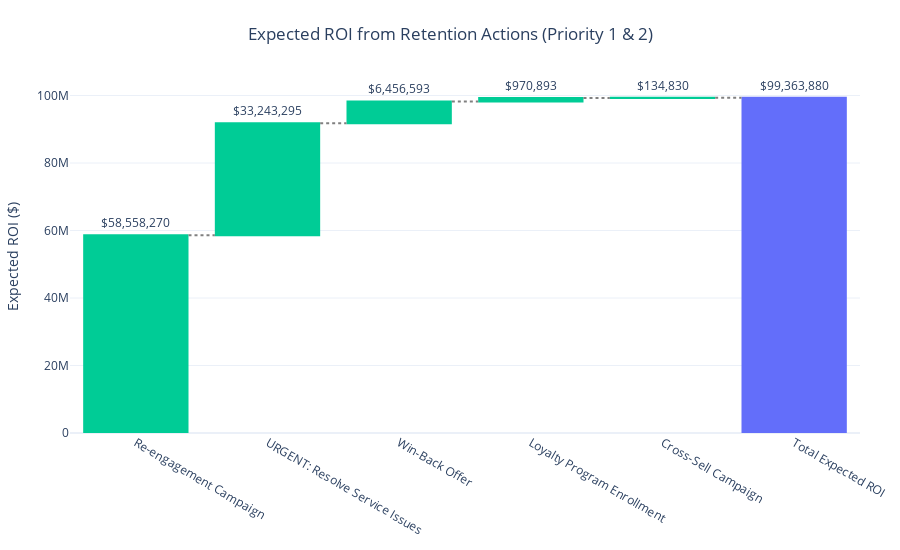

Here is the notebook cell this chart was saved with:
### Markdown cell above
### Retention ROI Waterfall

### Code cell
retention_roi_waterfall_query = """
    SELECT recommended_action, 
        SUM(expected_roi) as total_expected_roi,
        COUNT(*) as customer_count
    FROM gold.analytics_customer_retention_actions
    WHERE action_priority <= 2
    GROUP BY recommended_action
    ORDER BY total_expected_roi DESC
"""

retention_roi_waterfall_df = fetch_data(retention_roi_waterfall_query)

total_roi = retention_roi_waterfall_df['total_expected_roi'].sum()

# Create waterfall chart
fig = go.Figure(go.Waterfall(
    name="ROI",
    orientation="v",
    measure=["relative"] * len(retention_roi_waterfall_df) + ["total"],
    x=retention_roi_waterfall_df['recommended_action'].tolist() + ["Total Expected ROI"],
    y=retention_roi_waterfall_df['total_expected_roi'].tolist() + [0],
    text=[f"${v:,.0f}" for v in retention_roi_waterfall_df['total_expected_roi']] + [f"${total_roi:,.0f}"],
    textposition="outside",
    connector={"line": {"color": "gray", "dash": "dot"}},
    increasing={"marker": {"color": "#00CC96"}},
    totals={"marker": {"color": "#636EFA"}},
    hovertemplate='<b>%{x}</b><br>ROI: $%{y:,.2f}<br>Contribution: %{customdata:.1f}%<extra></extra>',
    customdata=[(v / total_roi * 100) for v in retention_roi_waterfall_df['total_expected_roi']] + [100]
))

# Update layout
fig.update_layout(
    title=dict(
        text="Expected ROI from Retention Actions (Priority 1 & 2)",
        x=0.5,
        xanchor='center'
    ),
    yaxis_title="Expected ROI ($)",
    height=550,
    template="plotly_white",
    margin=dict(l=60, r=40, t=80, b=60)
)

fig.show()

### Figure 1 — Plotly figure (JSON) as saved in the notebook; plotly's stock layout.template omitted (floating-point values rounded to 4 significant figures)
{"data": [{"connector": {"line": {"color": "gray", "dash": "dot"}}, "customdata": [58.93, 33.46, 6.498, 0.9771, 0.1357, 100], "hovertemplate": "<b>%{x}</b><br>ROI: $%{y:,.2f}<br>Contribution: %{customdata:.1f}%<extra></extra>", "increasing": {"marker": {"color": "#00CC96"}}, "measure": ["relative", "relative", "relative", "relative", "relative", "total"], "name": "ROI", "orientation": "v", "text": ["$58,558,270", "$33,243,295", "$6,456,593", "$970,893", "$134,830", "$99,363,880"], "textposition": "outside", "totals": {"marker": {"color": "#636EFA"}}, "type": "waterfall", "x": ["Re-engagement Campaign", "URGENT: Resolve Service Issues", "Win-Back Offer", "Loyalty Program Enrollment", "Cross-Sell Campaign", "Total Expected ROI"], "y": [58560000.0, 33240000.0, 6457000.0, 970893, 134800.0, 0]}], "layout": {"height": 550, "margin": {"b": 60, "l": 60, "r": 40, "t": 80}, "title": {"text": "Expected ROI from Retention Actions (Priority 1 & 2)", "x": 0.5, "xanchor": "center"}, "yaxis": {"title": {"text": "Expected ROI ($)"}}}}
